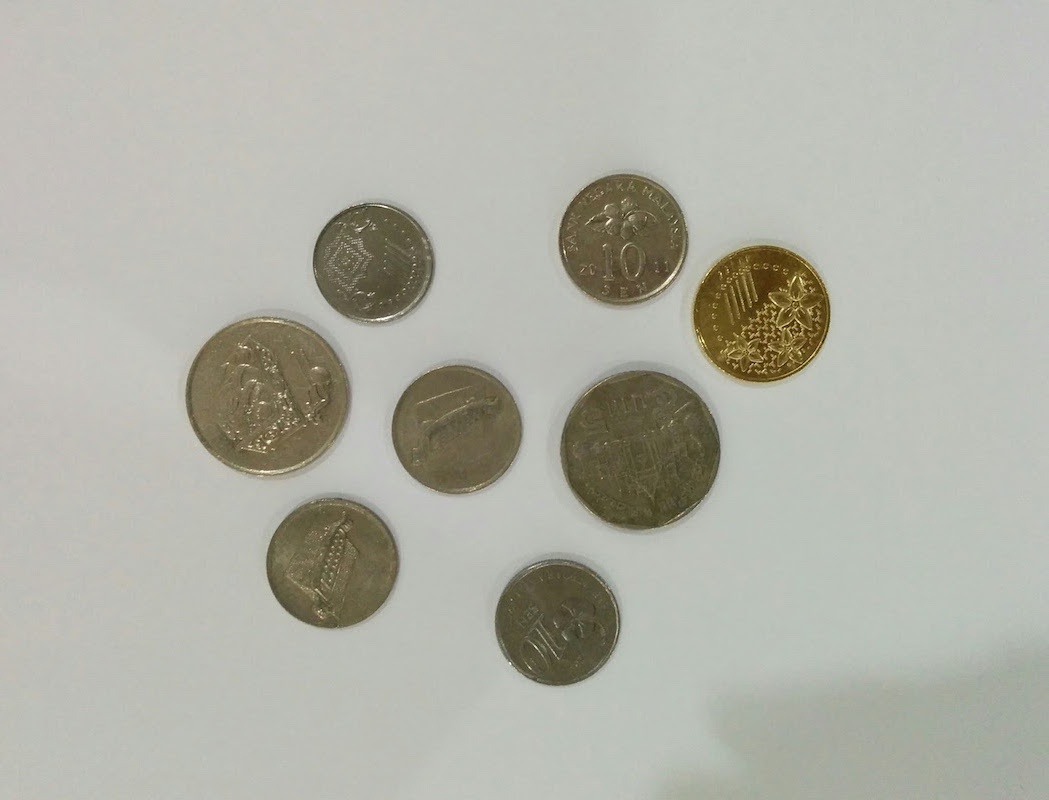
#> input picture SingleChannel/coin.jpg, 1049 x 800 px
$ python preProcess01.py
#> lines starting #> are read from the running program, lines starting #| are printed output that depends on the picture; after the words box and inside, x2 and y2 are one past the last pixel; in counts of white or black regions, pixels touching at a corner belong together
#!/usr/bin/python
# -*- coding: utf-8 -*-
from matplotlib import pyplot as plt
import numpy as np
import cv2

img = cv2.imread('coin.jpg')
#> img is the input picture: shape (800, 1049, 3); mean B, G, R 166.9, 177, 176.6
img_gray = cv2.cvtColor(img,cv2.COLOR_BGR2GRAY)
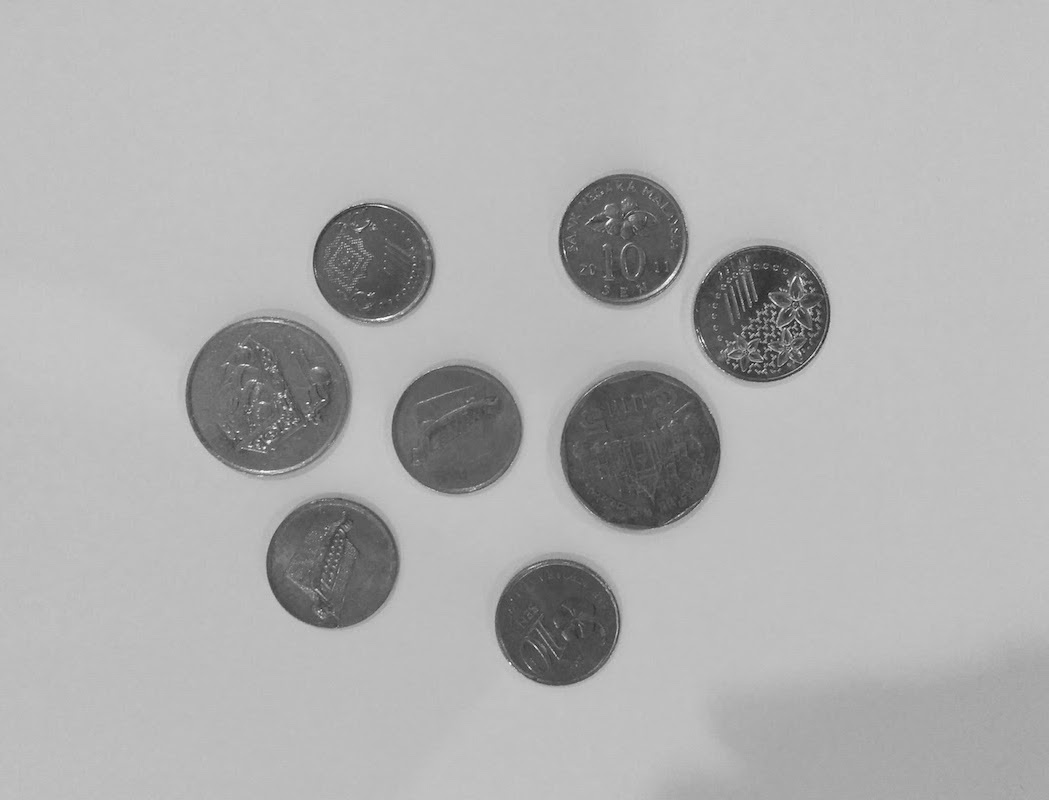
#> img_gray: shape (800, 1049); min 15, max 254, mean 175.6
img_pp = cv2.GaussianBlur(img_gray,(5,5),0)

ret,thresh = cv2.threshold(img_pp,130,255,cv2.THRESH_BINARY)
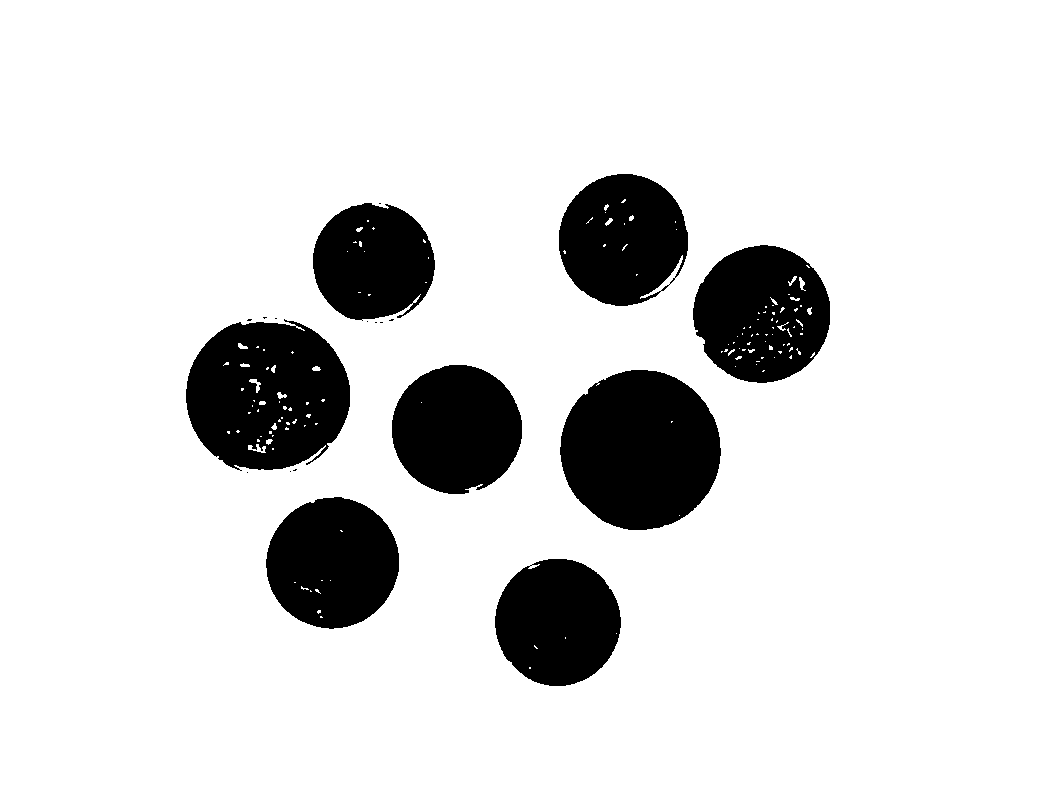
#> thresh: shape (800, 1049); 86.1% white; 19 black regions (11 under 20 px), largest, box (x1, y1, x2, y2) and area: (560, 370, 721, 530) 20057, (186, 319, 350, 471) 18973, (693, 245, 830, 383) 14143

thresh = cv2.bitwise_not(thresh)
plt.imshow(thresh)
plt.show()
